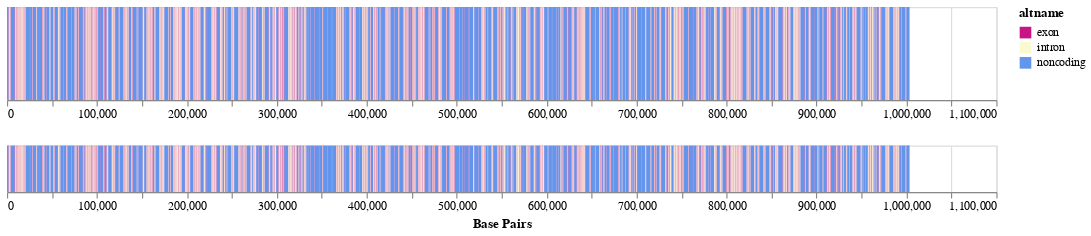

Notebook source saved alongside this figure:
### Markdown cell above
### Interactive Plot
You can use the `review()` function to generate an interactive plot to inspect your chromosome structure further. Draw a region on the bottom plot to view that region in the top plot.

### Code cell
final_chromosome.review("interactive")

### Figure 1 — Vega-Lite specification as saved in the notebook (floating-point values rounded to 4 significant figures; data arrays with more than 128 entries replaced by an {"elided": "..."} marker saying what was removed)
{"config": {"view": {"continuousWidth": 400, "continuousHeight": 300}}, "vconcat": [{"mark": "rect", "encoding": {"color": {"type": "nominal", "field": "altname", "scale": {"domain": ["exon", "intron", "noncoding"], "range": ["mediumvioletred", "lightgoldenrodyellow", "cornflowerblue"]}}, "tooltip": [{"type": "nominal", "field": "type", "title": "Element Type"}, {"type": "nominal", "field": "altname", "title": "Name"}, {"type": "quantitative", "field": "length", "title": "Length"}, {"type": "quantitative", "field": "x1", "title": "Start"}, {"type": "quantitative", "field": "x2", "title": "Stop"}], "x": {"type": "quantitative", "field": "x1", "scale": {"domain": {"selection": "selector001"}}, "title": null}, "x2": {"field": "x2"}, "y": {"type": "quantitative", "axis": null, "field": "y1"}, "y2": {"field": "y2"}}, "height": 80, "width": 850}, {"mark": "rect", "encoding": {"color": {"type": "nominal", "field": "altname", "scale": {"domain": ["exon", "intron", "noncoding"], "range": ["mediumvioletred", "lightgoldenrodyellow", "cornflowerblue"]}}, "tooltip": [{"type": "nominal", "field": "type", "title": "Element Type"}, {"type": "nominal", "field": "altname", "title": "Name"}, {"type": "quantitative", "field": "length", "title": "Length"}, {"type": "quantitative", "field": "x1", "title": "Start"}, {"type": "quantitative", "field": "x2", "title": "Stop"}], "x": {"type": "quantitative", "axis": {"title": "Base Pairs"}, "field": "x1"}, "x2": {"field": "x2"}, "y": {"type": "quantitative", "axis": null, "field": "y1"}, "y2": {"field": "y2"}}, "height": 40, "selection": {"selector001": {"type": "interval", "encodings": ["x"], "mark": {"fill": "red", "fillOpacity": 0.7}}}, "width": 850}], "data": {"name": "data-00e64811f77c89fc86565a57132604b5"}, "$schema": "https://vega.github.io/schema/vega-lite/v4.8.1.json", "datasets": {"data-00e64811f77c89fc86565a57132604b5": {"elided": "1561 records"}}}
